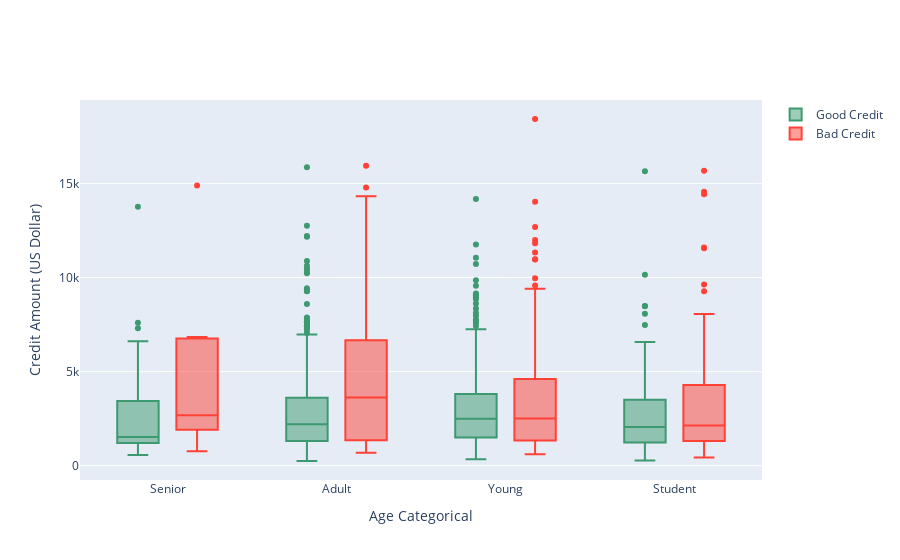

Notebook code cell kept with this figure:
### Code cell
#Creating boxplot through plotly box
trace0 = go.Box(
    y = df_good['Credit amount'],
    x = df_good['Age_cat'],
    name = 'Good Credit',
    marker = dict(
        color = '#3D9970'   
    )
)

trace1 = go.Box(
    y = df_bad['Credit amount'],
    x = df_bad['Age_cat'],
    name = 'Bad Credit',
    marker = dict(
        color = '#FF4136'
    )
)

data = [trace0, trace1]

layout = go.Layout(
    yaxis=dict(
        title='Credit Amount (US Dollar)',
        zeroline=False
    ),
    xaxis=dict(
        title='Age Categorical'
    ),
    boxmode = 'group'
)

fig = go.Figure(data=data,layout=layout)

py.iplot(fig, filename = 'box-age-cat')

### Figure 1 — Plotly figure (JSON) as saved in the notebook; plotly's stock layout.template omitted (floating-point values rounded to 4 significant figures; data arrays with more than 128 entries replaced by an {"elided": "..."} marker saying what was removed)
{"data": [{"marker": {"color": "#3D9970"}, "name": "Good Credit", "type": "box", "x": {"elided": "700 str values"}, "y": {"elided": "700 int values"}}, {"marker": {"color": "#FF4136"}, "name": "Bad Credit", "type": "box", "x": {"elided": "300 str values"}, "y": {"elided": "300 int values"}}], "layout": {"autosize": true, "boxmode": "group", "xaxis": {"autorange": true, "range": [-0.5138, 3.514], "title": {"text": "Age Categorical"}, "type": "category"}, "yaxis": {"autorange": true, "range": [-759.7, 19430.0], "title": {"text": "Credit Amount (US Dollar)"}, "type": "linear", "zeroline": false}}}
